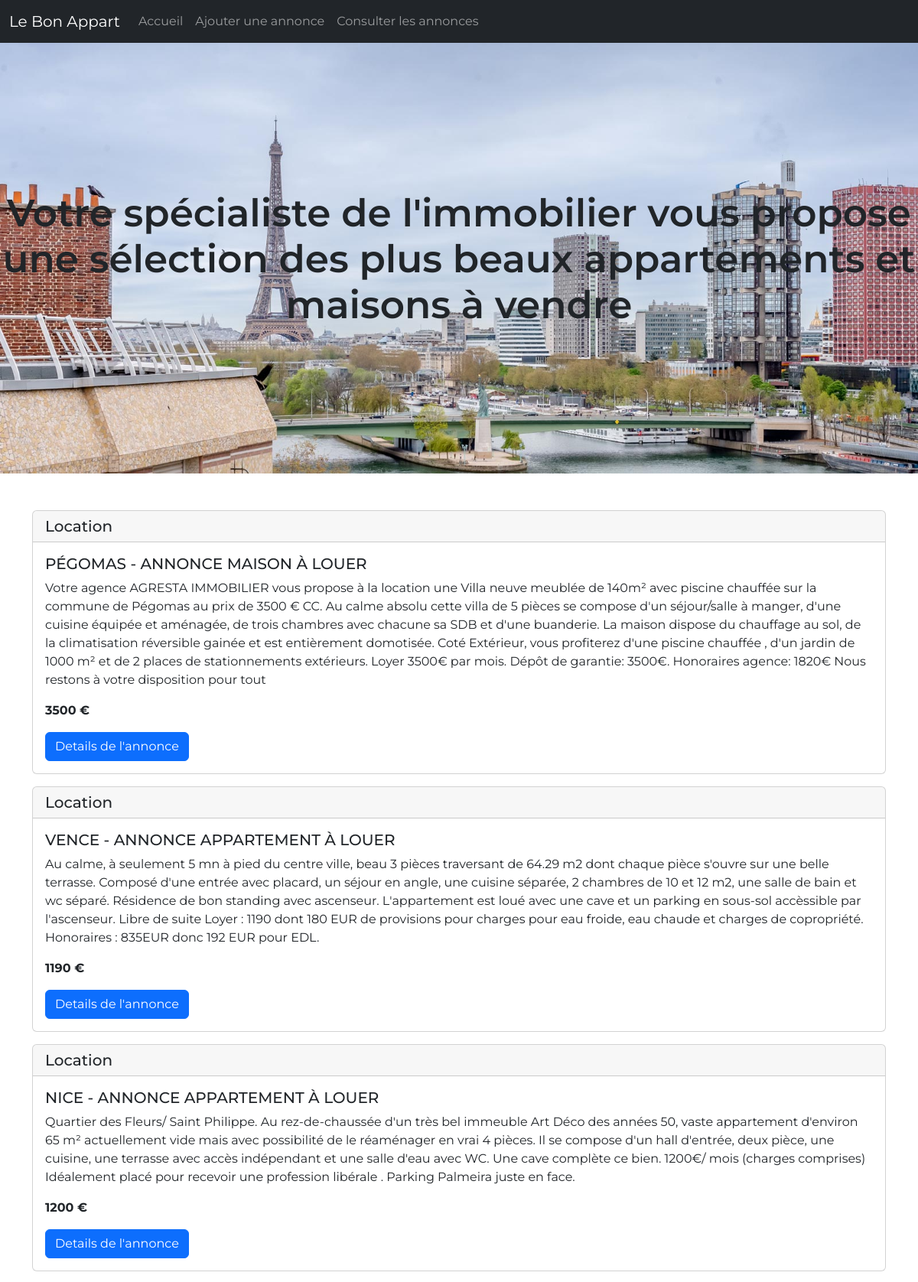
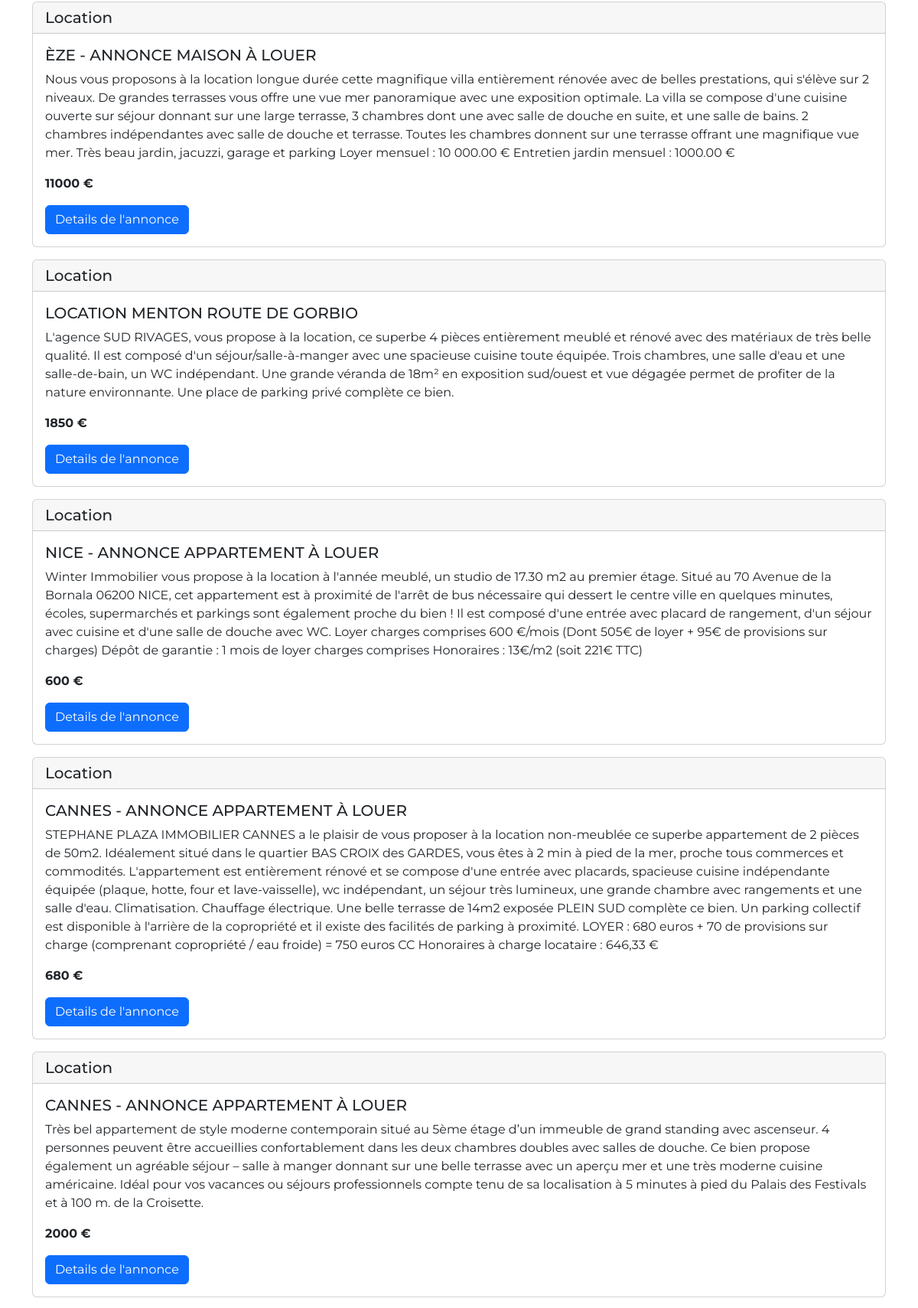
The page / (upper part) on the database its author committed (2 pictures, top to bottom).
### tables this page shows
CREATE TABLE `advert` (
  `id` int(3) NOT NULL,
  `title` varchar(100) NOT NULL,
  `description` text NOT NULL,
  `postal_code` int(5) UNSIGNED ZEROFILL NOT NULL,
  `city` varchar(100) NOT NULL,
  `type` enum('Location','Vente') NOT NULL,
  `price` int(11) NOT NULL,
  `reservation_message` text
);

### index.php (the view, shortened to what this page needs)
<?php
require_once './inc/head_inc.php';
$viewReq = $connect->query("SELECT * FROM advert ORDER BY id DESC LIMIT 15");
$annonces = $viewReq->fetchAll(PDO::FETCH_ASSOC);
?>
</head>
<?php
require_once './inc/header_inc.php';
?>
<body>
    <div class="container-fluid mb-5 hero-container">
        <img src="./img/hero-bg.jpeg" class="img-fluid" style="width: 100%;" alt="">
        <h1 class="text-center mt-4 mb-5 hero-h1">Votre spécialiste de l'immobilier vous propose une sélection des plus beaux appartements et maisons à vendre</h1>
    </div>
    <div class="container mb-5 mt-4 d-flex flex-wrap">
        <?php foreach ($annonces as $annonce) { ?>
            <div class="mb-3">
                <div class="card">
                    <h5 class="card-header"><?php echo $annonce['type']; ?></h5>
                    <div class="card-body">
                        <h5 class="card-title"><?php echo $annonce['title']; ?></h5>
                        <p class="card-text"><?php echo $annonce['description']; ?></p>
                        <p class="card-text"><strong><?php echo $annonce['price']; ?> €</strong></p>
                        <a href="<?= URL ?>annonce_details.php?id=<?php echo $annonce['id']; ?>" class="btn btn-primary">Details de l'annonce</a>
                    </div>
                </div>
            </div>
        <?php } ?>
    </div>
    <?php
    require_once './inc/footer_inc.php';
    ?>

### css/style.css (style rules this page uses)
* { margin: 0; padding: 0; }
body { font-family: 'Montserrat', sans-serif; }
.hero-container { position: relative!important; padding: 0; }
.hero-h1 { position: absolute!important; top: 30%; font-size: 50px; font-weight: 600; }
.card-title { text-transform: uppercase; }

### rows shown on the page
advert: type "Location", title "PÉGOMAS - ANNONCE MAISON À LOUER", description "Votre agence AGRESTA IMMOBILIER vous propose à la location une Villa neuve meublée de 140m² avec piscine chauffée sur la commune de Pégomas au prix de 3500 € CC. Au calme absolu cette villa de 5 pièces se compose d'un séjour/salle à manger, d'une cuisine équipée et aménagée, de trois chambres avec chacune sa SDB et d'une buanderie. La maison dispose du chauffage au sol, de la climatisation réversible gainée et est entièrement domotisée. Coté Extérieur, vous profiterez d'une piscine chauffée , d'un jardin de 1000 m² et de 2 places de stationnements extérieurs. Loyer 3500€ par mois. Dépôt de garantie: 3500€. Honoraires agence: 1820€ Nous restons à votre disposition pour tout", price "3500"
advert: type "Location", title "VENCE - ANNONCE APPARTEMENT À LOUER", description "Au calme, à seulement 5 mn à pied du centre ville, beau 3 pièces traversant de 64.29 m2 dont chaque pièce s'ouvre sur une belle terrasse. Composé d'une entrée avec placard, un séjour en angle, une cuisine séparée, 2 chambres de 10 et 12 m2, une salle de bain et wc séparé. Résidence de bon standing avec ascenseur. L'appartement est loué avec une cave et un parking en sous-sol accèssible par l'ascenseur. Libre de suite Loyer : 1190 dont 180 EUR de provisions pour charges pour eau froide, eau chaude et charges de copropriété. Honoraires : 835EUR donc 192 EUR pour EDL.", price "1190"
advert: type "Location", title "NICE - ANNONCE APPARTEMENT À LOUER", description "Quartier des Fleurs/ Saint Philippe. Au rez-de-chaussée d'un très bel immeuble Art Déco des années 50, vaste appartement d'environ 65 m² actuellement vide mais avec possibilité de le réaménager en vrai 4 pièces. Il se compose d'un hall d'entrée, deux pièce, une cuisine, une terrasse avec accès indépendant et une salle d'eau avec WC. Une cave complète ce bien. 1200€/ mois (charges comprises) Idéalement placé pour recevoir une profession libérale . Parking Palmeira juste en face.", price "1200"
advert: type "Location", title "ÈZE - ANNONCE MAISON À LOUER", description "Nous vous proposons à la location longue durée cette magnifique villa entièrement rénovée avec de belles prestations, qui s'élève sur 2 niveaux. De grandes terrasses vous offre une vue mer panoramique avec une exposition optimale. La villa se compose d'une cuisine ouverte sur séjour donnant sur une large terrasse, 3 chambres dont une avec salle de douche en suite, et une salle de bains. 2 chambres indépendantes avec salle de douche et terrasse. Toutes les chambres donnent sur une terrasse offrant une magnifique vue mer. Très beau jardin, jacuzzi, garage et parking Loyer mensuel : 10 000.00 € Entretien jardin mensuel : 1000.00 €", price "11000"
advert: type "Location", title "LOCATION MENTON ROUTE DE GORBIO", description "L'agence SUD RIVAGES, vous propose à la location, ce superbe 4 pièces entièrement meublé et rénové avec des matériaux de très belle qualité. Il est composé d'un séjour/salle-à-manger avec une spacieuse cuisine toute équipée. Trois chambres, une salle d'eau et une salle-de-bain, un WC indépendant. Une grande véranda de 18m² en exposition sud/ouest et vue dégagée permet de profiter de la nature environnante. Une place de parking privé complète ce bien.", price "1850"
advert: type "Location", title "NICE - ANNONCE APPARTEMENT À LOUER", description "Winter Immobilier vous propose à la location à l'année meublé, un studio de 17.30 m2 au premier étage. Situé au 70 Avenue de la Bornala 06200 NICE, cet appartement est à proximité de l'arrêt de bus nécessaire qui dessert le centre ville en quelques minutes, écoles, supermarchés et parkings sont également proche du bien ! Il est composé d'une entrée avec placard de rangement, d'un séjour avec cuisine et d'une salle de douche avec WC. Loyer charges comprises 600 €/mois (Dont 505€ de loyer + 95€ de provisions sur charges) Dépôt de garantie : 1 mois de loyer charges comprises Honoraires : 13€/m2 (soit 221€ TTC)", price "600"
advert: type "Location", title "CANNES - ANNONCE APPARTEMENT À LOUER", description "STEPHANE PLAZA IMMOBILIER CANNES a le plaisir de vous proposer à la location non-meublée ce superbe appartement de 2 pièces de 50m2. Idéalement situé dans le quartier BAS CROIX des GARDES, vous êtes à 2 min à pied de la mer, proche tous commerces et commodités. L'appartement est entièrement rénové et se compose d'une entrée avec placards, spacieuse cuisine indépendante équipée (plaque, hotte, four et lave-vaisselle), wc indépendant, un séjour très lumineux, une grande chambre avec rangements et une salle d'eau. Climatisation. Chauffage électrique. Une belle terrasse de 14m2 exposée PLEIN SUD complète ce bien. Un parking collectif est disponible à l'arrière de la copropriété et il existe des…", price "680"
advert: type "Location", title "CANNES - ANNONCE APPARTEMENT À LOUER", description "Très bel appartement de style moderne contemporain situé au 5ème étage d’un immeuble de grand standing avec ascenseur. 4 personnes peuvent être accueillies confortablement dans les deux chambres doubles avec salles de douche. Ce bien propose également un agréable séjour – salle à manger donnant sur une belle terrasse avec un aperçu mer et une très moderne cuisine américaine. Idéal pour vos vacances ou séjours professionnels compte tenu de sa localisation à 5 minutes à pied du Palais des Festivals et à 100 m. de la Croisette.", price "2000"
